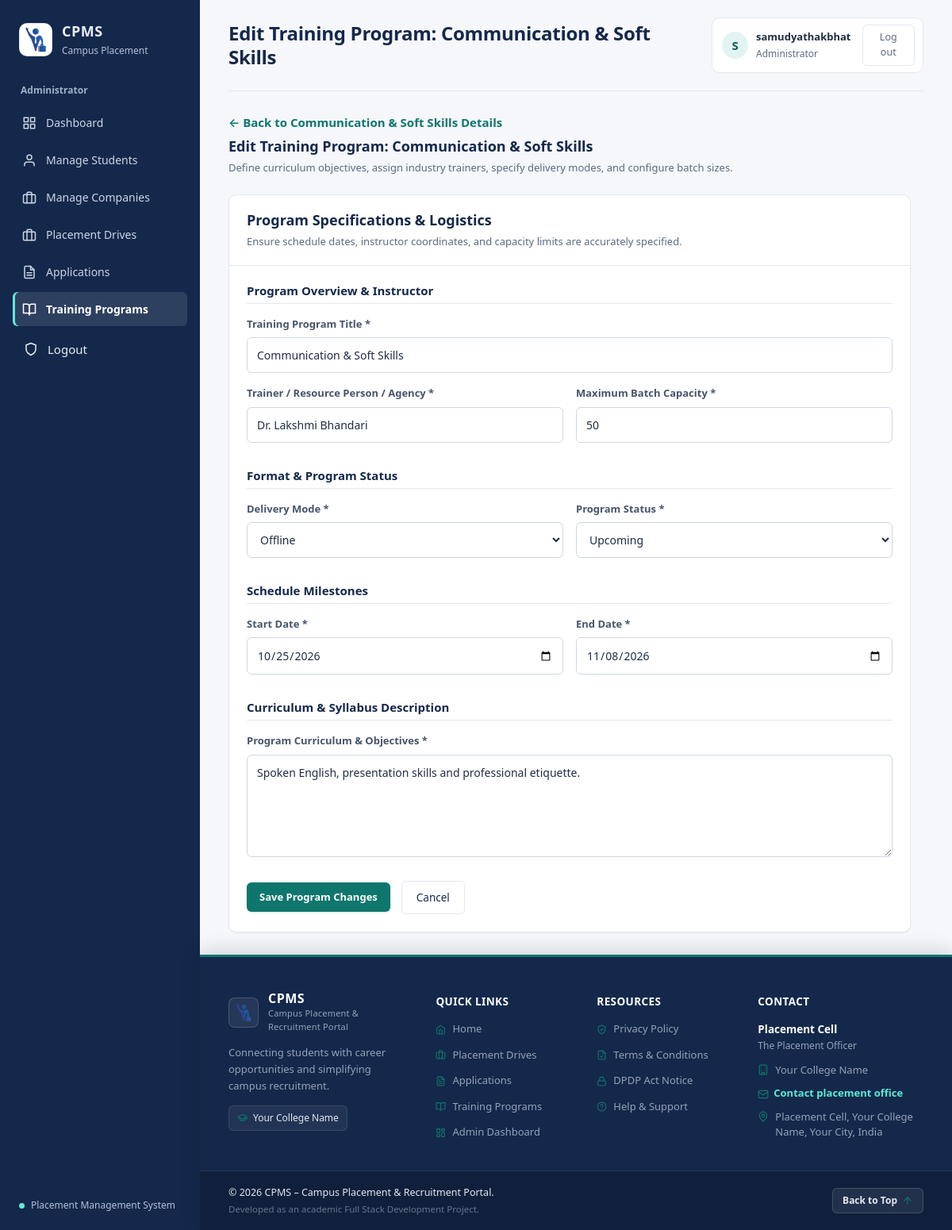
Page /admin-dashboard/training/4/edit/ (signed in) on the committed database.
### training/models.py (models this page shows, shortened)
class TrainingProgram(models.Model):
    class Mode(models.TextChoices):
        ONLINE = "ONLINE", "Online"
        OFFLINE = "OFFLINE", "Offline"
        HYBRID = "HYBRID", "Hybrid"
    class Status(models.TextChoices):
        UPCOMING = "UPCOMING", "Upcoming"
        ONGOING = "ONGOING", "Ongoing"
        COMPLETED = "COMPLETED", "Completed"
        CANCELLED = "CANCELLED", "Cancelled"
    title = models.CharField(max_length=150)
    description = models.TextField()
    trainer = models.CharField(max_length=100)
    mode = models.CharField(
        max_length=10,
        choices=Mode.choices,
        default=Mode.OFFLINE
    )
    start_date = models.DateField()
    end_date = models.DateField()
    capacity = models.PositiveIntegerField(default=30)
    status = models.CharField(
        max_length=10,
        choices=Status.choices,
        default=Status.UPCOMING
    )
    created_at = models.DateTimeField(auto_now_add=True)
    class Meta:
        ordering = ["-start_date"]

### accounts/admin_views.py (the view)
# urls.py: path("admin-dashboard/training/<int:pk>/edit/", admin_views.admin_training_edit_view, name="admin_training_edit"),
@staff_required
def admin_training_edit_view(request, pk):
    program = get_object_or_404(TrainingProgram, pk=pk)
    form = TrainingProgramForm(request.POST or None, instance=program)
    if request.method == "POST" and form.is_valid():
        program = form.save()
        messages.success(
            request, f"Training program '{program.title}' updated successfully."
        )
        return redirect("admin_training_detail", pk=program.pk)
    context = {
        "program": program,
        "form": form,
        "action_title": f"Edit Training Program: {program.title}",
    }
    return render(request, "admin_portal/training/form.html", context)

### accounts/context_processors.py (called while the page is built)
def legal(request):
    return {
        "INSTITUTION_NAME": settings.INSTITUTION_NAME,
        "INSTITUTION_CITY": settings.INSTITUTION_CITY,
        "INSTITUTION_ADDRESS": settings.INSTITUTION_ADDRESS,
        "PRIVACY_CONTACT_EMAIL": settings.PRIVACY_CONTACT_EMAIL,
        "GRIEVANCE_OFFICER": settings.GRIEVANCE_OFFICER,
        "DATA_RETENTION_YEARS": settings.DATA_RETENTION_YEARS,
        "POLICY_VERSION": settings.POLICY_VERSION,
        "POLICY_LAST_UPDATED": settings.POLICY_LAST_UPDATED,
    }

### templates/admin_portal/training/form.html (shortened to what this page needs)
{% extends "base.html" %}
{% block page_heading %}{{ action_title }}{% endblock %}
{% block content %}
<div class="welcome-row">
    <div>
        {% if program %}
            <a class="text-link" href="{% url 'admin_training_detail' program.pk %}" style="display: inline-block; margin-bottom: 8px;">
                &larr; Back to {{ program.title }} Details
            </a>
        {% else %}
            <a class="text-link" href="{% url 'admin_training_list' %}" style="display: inline-block; margin-bottom: 8px;">
                &larr; Back to Training Catalogue
            </a>
        {% endif %}
        <h2>{{ action_title }}</h2>
        <p>Define curriculum objectives, assign industry trainers, specify delivery modes, and configure batch sizes.</p>
    </div>
</div>
<div style="max-width: 860px;">
    <section class="panel">
        <div class="panel-heading">
            <h2>Program Specifications & Logistics</h2>
            <p>Ensure schedule dates, instructor coordinates, and capacity limits are accurately specified.</p>
        </div>
        <form method="post" class="stack-form padded" novalidate>
            <h3 style="font-size: 15px; color: var(--navy); margin: 0; padding-bottom: 6px; border-bottom: 1px solid var(--border);">
                Program Overview & Instructor
            </h3>
            <div class="field">
                <label for="{{ form.title.id_for_label }}">Training Program Title *</label>
                {{ form.title }}
            </div>
            <div style="display: grid; grid-template-columns: repeat(auto-fit, minmax(240px, 1fr)); gap: 16px;">
                <div class="field">
                    <label for="{{ form.trainer.id_for_label }}">Trainer / Resource Person / Agency *</label>
                    {{ form.trainer }}
                </div>
                <div class="field">
                    <label for="{{ form.capacity.id_for_label }}">Maximum Batch Capacity *</label>
                    {{ form.capacity }}
                </div>
            </div>
            <h3 style="font-size: 15px; color: var(--navy); margin: 16px 0 0 0; padding-bottom: 6px; border-bottom: 1px solid var(--border);">
                Format & Program Status
            </h3>
            <div style="display: grid; grid-template-columns: repeat(auto-fit, minmax(240px, 1fr)); gap: 16px;">
                <div class="field">
                    <label for="{{ form.mode.id_for_label }}">Delivery Mode *</label>
                    {{ form.mode }}
                </div>
                <div class="field">
                    <label for="{{ form.status.id_for_label }}">Program Status *</label>
                    {{ form.status }}
                </div>
            </div>
            <h3 style="font-size: 15px; color: var(--navy); margin: 16px 0 0 0; padding-bottom: 6px; border-bottom: 1px solid var(--border);">
                Schedule Milestones
            </h3>
            <div style="display: grid; grid-template-columns: repeat(auto-fit, minmax(240px, 1fr)); gap: 16px;">
                <div class="field">
                    <label for="{{ form.start_date.id_for_label }}">Start Date *</label>
                    {{ form.start_date }}
                </div>
                <div class="field">
                    <label for="{{ form.end_date.id_for_label }}">End Date *</label>
                    {{ form.end_date }}
                </div>
            </div>
            <h3 style="font-size: 15px; color: var(--navy); margin: 16px 0 0 0; padding-bottom: 6px; border-bottom: 1px solid var(--border);">
                Curriculum & Syllabus Description
            </h3>
            <div class="field">
                <label for="{{ form.description.id_for_label }}">Program Curriculum & Objectives *</label>
                {{ form.description }}
            </div>
            <div class="button-row" style="margin-top: 14px;">
                <button type="submit" class="primary-button">
                    {% if program %}Save Program Changes{% else %}Create Training Program{% endif %}
                </button>
                {% if program %}
                    <a href="{% url 'admin_training_detail' program.pk %}" style="display: inline-block; padding: 10px 18px; border: 1px solid var(--border); border-radius: var(--radius-sm); color: var(--navy); font-weight: 500; font-size: 13.5px; text-decoration: none; background: #fff;">
                        Cancel
                    </a>
                {% else %}
                    <a href="{% url 'admin_training_list' %}" style="display: inline-block; padding: 10px 18px; border: 1px solid var(--border); border-radius: var(--radius-sm); color: var(--navy); font-weight: 500; font-size: 13.5px; text-decoration: none; background: #fff;">
                        Cancel
                    </a>
                {% endif %}
            </div>
        </form>
    </section>
</div>
{% endblock %}

### templates/base.html (shortened to what this page needs)
{% load static %}
<!DOCTYPE html>
<html lang="en">
<head>
    <link rel="stylesheet" href="{% static 'css/style.css' %}?v=4">
</head>
<body>
    {% with page=request.resolver_match.url_name %}
    <div class="app-shell" id="top">
        <aside class="sidebar">
            <a class="brand" href="/">
                <span class="brand-mark">
                    <img src="{% static 'images/cpms_emblem.png' %}" alt="CPMS" class="brand-logo-img">
                </span>
                <span>
                    <strong>CPMS</strong>
                    <small>Campus Placement</small>
                </span>
            </a>
            {% if user.is_staff or user.is_superuser %}
            <p class="nav-label">Administrator</p>
            <nav class="navigation">
                <a data-icon="grid" class="nav-link {% if page == 'staff_dashboard' or page == 'admin_dashboard' %}active{% endif %}" href="{% url 'admin_dashboard' %}">Dashboard</a>
                <a data-icon="user" class="nav-link {% if 'admin_student' in page %}active{% endif %}" href="{% url 'admin_student_list' %}">Manage Students</a>
                <a data-icon="briefcase" class="nav-link {% if 'admin_company' in page %}active{% endif %}" href="{% url 'admin_company_list' %}">Manage Companies</a>
                <a data-icon="briefcase" class="nav-link {% if 'admin_drive' in page or page == 'placement_drives' or page == 'drive_detail' %}active{% endif %}" href="{% url 'admin_drive_list' %}">Placement Drives</a>
                <a data-icon="file" class="nav-link {% if 'admin_application' in page or page == 'manage_applications' %}active{% endif %}" href="{% url 'admin_application_list' %}">Applications</a>
                <a data-icon="book" class="nav-link {% if 'admin_training' in page %}active{% endif %}" href="{% url 'admin_training_list' %}">Training Programs</a>
                <form method="post" action="{% url 'accounts:logout' %}" style="display: block; width: 100%; margin-top: 4px;">
                    <button type="submit" class="nav-link" data-icon="shield" style="width: 100%; text-align: left; background: none; border: none; cursor: pointer; color: inherit; font: inherit; padding: 10px 14px;">
                        Logout
                    </button>
                </form>
            </nav>
            {% endif %}
            <div class="sidebar-footer">
                <span class="status-dot"></span>
                <span>Placement Management System</span>
            </div>
        </aside>
        <main class="main-content">
            <header class="topbar">
                <h1>{% block page_heading %}Dashboard{% endblock %}</h1>
                <div class="user-chip">
                    <span class="avatar" aria-hidden="true">{{ user.username|slice:":1"|upper }}</span>
                    <span>
                        <strong>{{ user.get_full_name|default:user.username }}</strong>
                        <small>{% if user.is_staff or user.is_superuser %}Administrator{% else %}Student{% endif %}</small>
                    </span>
                    <form method="post" action="{% url 'accounts:logout' %}" class="logout-form">
                        <button type="submit" class="logout-button">Log out</button>
                    </form>
                </div>
            </header>
            <section class="page-content">
                {% block content %}{% endblock %}
            </section>
            {% include "includes/footer.html" %}
        </main>
    </div>
    {% endwith %}
</body>
</html>

### rows in the picture
TrainingProgram: title "Communication & Soft Skills", trainer "Dr. Lakshmi Bhandari", capacity "50", mode "Offline", status "Upcoming", start_date "10/25/2026", end_date "11/08/2026", description "Spoken English, presentation skills and professional etiquette."

### other values in the picture
{{ action_title }} "Edit Training Program: Communication & Soft Skills"
{{ user.username|slice:":1"|upper }} "S"
{{ user.get_full_name|default:user.username }} "samudyathakbhat"
{{ INSTITUTION_NAME }} "Your College Name"
{{ GRIEVANCE_OFFICER }} "The Placement Officer"
{{ INSTITUTION_ADDRESS }} "Placement Cell, Your College Name, Your City, India"
